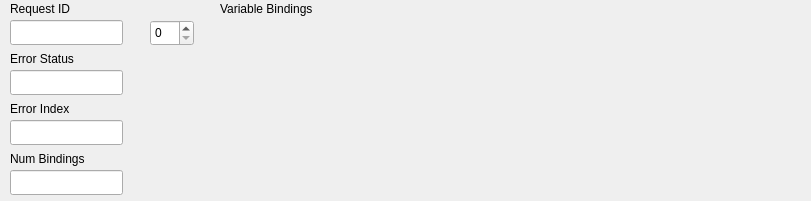
<?xml version="1.0" encoding="UTF-8"?>
<ui version="4.0">
 <class>SNMP_PDU_Viewer</class>
 <widget class="QWidget" name="SNMP_PDU_Viewer">
  <property name="geometry">
   <rect>
    <x>0</x>
    <y>0</y>
    <width>811</width>
    <height>201</height>
   </rect>
  </property>
  <property name="windowTitle">
   <string>Form</string>
  </property>
  <widget class="QLineEdit" name="LE_RequestID">
   <property name="geometry">
    <rect>
     <x>10</x>
     <y>20</y>
     <width>113</width>
     <height>25</height>
    </rect>
   </property>
  </widget>
  <widget class="QLabel" name="label">
   <property name="geometry">
    <rect>
     <x>10</x>
     <y>0</y>
     <width>81</width>
     <height>17</height>
    </rect>
   </property>
   <property name="text">
    <string>Request ID</string>
   </property>
  </widget>
  <widget class="QLineEdit" name="LE_ErrorStatus">
   <property name="geometry">
    <rect>
     <x>10</x>
     <y>70</y>
     <width>113</width>
     <height>25</height>
    </rect>
   </property>
  </widget>
  <widget class="QLabel" name="label_2">
   <property name="geometry">
    <rect>
     <x>10</x>
     <y>50</y>
     <width>91</width>
     <height>17</height>
    </rect>
   </property>
   <property name="text">
    <string>Error Status</string>
   </property>
  </widget>
  <widget class="QLineEdit" name="LE_ErrorIndex">
   <property name="geometry">
    <rect>
     <x>10</x>
     <y>120</y>
     <width>113</width>
     <height>25</height>
    </rect>
   </property>
  </widget>
  <widget class="QLabel" name="label_3">
   <property name="geometry">
    <rect>
     <x>10</x>
     <y>100</y>
     <width>91</width>
     <height>17</height>
    </rect>
   </property>
   <property name="text">
    <string>Error Index</string>
   </property>
  </widget>
  <widget class="QSpinBox" name="SPN_VarBinding">
   <property name="geometry">
    <rect>
     <x>150</x>
     <y>20</y>
     <width>44</width>
     <height>26</height>
    </rect>
   </property>
  </widget>
  <widget class="QLabel" name="label_4">
   <property name="geometry">
    <rect>
     <x>220</x>
     <y>0</y>
     <width>131</width>
     <height>17</height>
    </rect>
   </property>
   <property name="text">
    <string>Variable Bindings</string>
   </property>
  </widget>
  <widget class="QLabel" name="label_5">
   <property name="geometry">
    <rect>
     <x>10</x>
     <y>150</y>
     <width>111</width>
     <height>17</height>
    </rect>
   </property>
   <property name="text">
    <string>Num Bindings</string>
   </property>
  </widget>
  <widget class="QLineEdit" name="LE_NumBindings">
   <property name="geometry">
    <rect>
     <x>10</x>
     <y>170</y>
     <width>113</width>
     <height>25</height>
    </rect>
   </property>
  </widget>
  <widget class="SNMP_VarBinding_Viewer" name="PGE_VarBindings" native="true">
   <property name="geometry">
    <rect>
     <x>220</x>
     <y>20</y>
     <width>591</width>
     <height>181</height>
    </rect>
   </property>
  </widget>
 </widget>
 <customwidgets>
  <customwidget>
   <class>SNMP_VarBinding_Viewer</class>
   <extends>QWidget</extends>
   <header>snmp_varbinding_viewer.h</header>
   <container>1</container>
  </customwidget>
 </customwidgets>
 <resources/>
 <connections/>
</ui>
